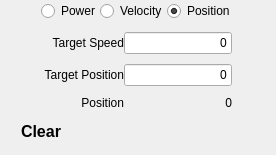
     <widget class="QWidget" name="page_1" >
      <layout class="QVBoxLayout" >
       <property name="spacing" >
        <number>1</number>
       </property>
       <property name="leftMargin" >
        <number>1</number>
       </property>
       <property name="topMargin" >
        <number>1</number>
       </property>
       <property name="rightMargin" >
        <number>1</number>
       </property>
       <property name="bottomMargin" >
        <number>1</number>
       </property>
       <item>
        <layout class="QHBoxLayout" >
         <property name="spacing" >
          <number>0</number>
         </property>
         <item>
          <spacer>
           <property name="orientation" >
            <enum>Qt::Horizontal</enum>
           </property>
           <property name="sizeHint" >
            <size>
             <width>40</width>
             <height>20</height>
            </size>
           </property>
          </spacer>
         </item>
         <item>
          <widget class="QRadioButton" name="ui_PowerRadio1" >
           <property name="text" >
            <string>Power</string>
           </property>
           <property name="checked" >
            <bool>false</bool>
           </property>
          </widget>
         </item>
         <item>
          <widget class="QRadioButton" name="ui_VelocityRadio1" >
           <property name="text" >
            <string>Velocity</string>
           </property>
          </widget>
         </item>
         <item>
          <widget class="QRadioButton" name="ui_PositionRadio1" >
           <property name="text" >
            <string>Position</string>
           </property>
           <property name="checked" >
            <bool>true</bool>
           </property>
          </widget>
         </item>
         <item>
          <spacer>
           <property name="orientation" >
            <enum>Qt::Horizontal</enum>
           </property>
           <property name="sizeHint" >
            <size>
             <width>40</width>
             <height>20</height>
            </size>
           </property>
          </spacer>
         </item>
        </layout>
       </item>
       <item>
        <spacer>
         <property name="orientation" >
          <enum>Qt::Vertical</enum>
         </property>
         <property name="sizeType" >
          <enum>QSizePolicy::Fixed</enum>
         </property>
         <property name="sizeHint" >
          <size>
           <width>20</width>
           <height>10</height>
          </size>
         </property>
        </spacer>
       </item>
       <item>
        <layout class="QGridLayout" >
         <property name="horizontalSpacing" >
          <number>0</number>
         </property>
         <property name="verticalSpacing" >
          <number>0</number>
         </property>
         <item row="0" column="1" >
          <widget class="QLabel" name="ui_TargetSpeedPowerLabel1" >
           <property name="minimumSize" >
            <size>
             <width>0</width>
             <height>20</height>
            </size>
           </property>
           <property name="text" >
            <string>Target Speed</string>
           </property>
           <property name="alignment" >
            <set>Qt::AlignRight|Qt::AlignTrailing|Qt::AlignVCenter</set>
           </property>
          </widget>
         </item>
         <item row="2" column="1" >
          <widget class="QLabel" name="ui_TargetPositionLabel1" >
           <property name="minimumSize" >
            <size>
             <width>0</width>
             <height>20</height>
            </size>
           </property>
           <property name="text" >
            <string>Target Position</string>
           </property>
           <property name="alignment" >
            <set>Qt::AlignRight|Qt::AlignTrailing|Qt::AlignVCenter</set>
           </property>
          </widget>
         </item>
         <item row="4" column="1" >
          <widget class="QLabel" name="label_4" >
           <property name="font" >
            <font/>
           </property>
           <property name="text" >
            <string>Position</string>
           </property>
           <property name="alignment" >
            <set>Qt::AlignRight|Qt::AlignTrailing|Qt::AlignVCenter</set>
           </property>
          </widget>
         </item>
         <item row="4" column="2" >
          <widget class="QLabel" name="ui_MotorPositionLabel1" >
           <property name="font" >
            <font/>
           </property>
           <property name="text" >
            <string>0</string>
           </property>
           <property name="alignment" >
            <set>Qt::AlignRight|Qt::AlignTrailing|Qt::AlignVCenter</set>
           </property>
          </widget>
         </item>
         <item row="0" column="2" >
          <widget class="QLineEdit" name="ui_TargetSpeedPowerLine1" >
           <property name="minimumSize" >
            <size>
             <width>0</width>
             <height>20</height>
            </size>
           </property>
           <property name="text" >
            <string>0</string>
           </property>
           <property name="alignment" >
            <set>Qt::AlignRight|Qt::AlignTrailing|Qt::AlignVCenter</set>
           </property>
          </widget>
         </item>
         <item row="2" column="2" >
          <widget class="QLineEdit" name="ui_TargetPositionLine1" >
           <property name="minimumSize" >
            <size>
             <width>0</width>
             <height>20</height>
            </size>
           </property>
           <property name="text" >
            <string>0</string>
           </property>
           <property name="alignment" >
            <set>Qt::AlignRight|Qt::AlignTrailing|Qt::AlignVCenter</set>
           </property>
          </widget>
         </item>
         <item rowspan="5" row="0" column="0" >
          <spacer>
           <property name="orientation" >
            <enum>Qt::Horizontal</enum>
           </property>
           <property name="sizeHint" >
            <size>
             <width>40</width>
             <height>20</height>
            </size>
           </property>
          </spacer>
         </item>
         <item rowspan="5" row="0" column="3" >
          <spacer>
           <property name="orientation" >
            <enum>Qt::Horizontal</enum>
           </property>
           <property name="sizeHint" >
            <size>
             <width>40</width>
             <height>20</height>
            </size>
           </property>
          </spacer>
         </item>
         <item row="1" column="1" colspan="2" >
          <spacer>
           <property name="orientation" >
            <enum>Qt::Vertical</enum>
           </property>
           <property name="sizeType" >
            <enum>QSizePolicy::Fixed</enum>
           </property>
           <property name="sizeHint" >
            <size>
             <width>20</width>
             <height>10</height>
            </size>
           </property>
          </spacer>
         </item>
         <item row="3" column="1" colspan="2" >
          <spacer>
           <property name="orientation" >
            <enum>Qt::Vertical</enum>
           </property>
           <property name="sizeType" >
            <enum>QSizePolicy::Fixed</enum>
           </property>
           <property name="sizeHint" >
            <size>
             <width>20</width>
             <height>10</height>
            </size>
           </property>
          </spacer>
         </item>
        </layout>
       </item>
       <item>
        <layout class="QHBoxLayout" >
         <property name="spacing" >
          <number>0</number>
         </property>
         <property name="bottomMargin" >
          <number>3</number>
         </property>
         <item>
          <widget class="QPushButton" name="ui_ClearButton1" >
           <property name="minimumSize" >
            <size>
             <width>80</width>
             <height>30</height>
            </size>
           </property>
           <property name="maximumSize" >
            <size>
             <width>80</width>
             <height>30</height>
            </size>
           </property>
           <property name="font" >
            <font>
             <pointsize>12</pointsize>
             <weight>75</weight>
             <italic>false</italic>
             <bold>true</bold>
            </font>
           </property>
           <property name="styleSheet" >
            <string>QPushButton{
border:0px;
background-image:url(:/actions/rivet80x30L.png);
color:black;
font:bold;
font-size:12pt;
}
QPushButton:pressed{
border:0px;
background-image:url(:/actions/rivet80x30D.png);
color:white;
font:bold;
font-size:12pt;
}</string>
           </property>
           <property name="text" >
            <string>Clear</string>
           </property>
           <property name="iconSize" >
            <size>
             <width>80</width>
             <height>24</height>
            </size>
           </property>
          </widget>
         </item>
         <item>
          <spacer>
           <property name="orientation" >
            <enum>Qt::Horizontal</enum>
           </property>
           <property name="sizeHint" >
            <size>
             <width>40</width>
             <height>10</height>
            </size>
           </property>
          </spacer>
         </item>
         <item>
          <widget class="QPushButton" name="ui_PlayButton1" >
           <property name="sizePolicy" >
            <sizepolicy vsizetype="Fixed" hsizetype="Fixed" >
             <horstretch>0</horstretch>
             <verstretch>0</verstretch>
            </sizepolicy>
           </property>
           <property name="minimumSize" >
            <size>
             <width>40</width>
             <height>40</height>
            </size>
           </property>
           <property name="maximumSize" >
            <size>
             <width>40</width>
             <height>40</height>
            </size>
           </property>
           <property name="styleSheet" >
            <string>QPushButton{
border:0px;
background-image:url(:/actions/rivet30x30Go.png);
}
QPushButton:checked{
border:0px;
background-image:url(:/actions/rivet30x30Stop.png);
}</string>
           </property>
           <property name="text" >
            <string/>
           </property>
           <property name="iconSize" >
            <size>
             <width>40</width>
             <height>40</height>
            </size>
           </property>
           <property name="checkable" >
            <bool>true</bool>
           </property>
           <property name="flat" >
            <bool>false</bool>
           </property>
          </widget>
         </item>
        </layout>
       </item>
      </layout>
     </widget>
